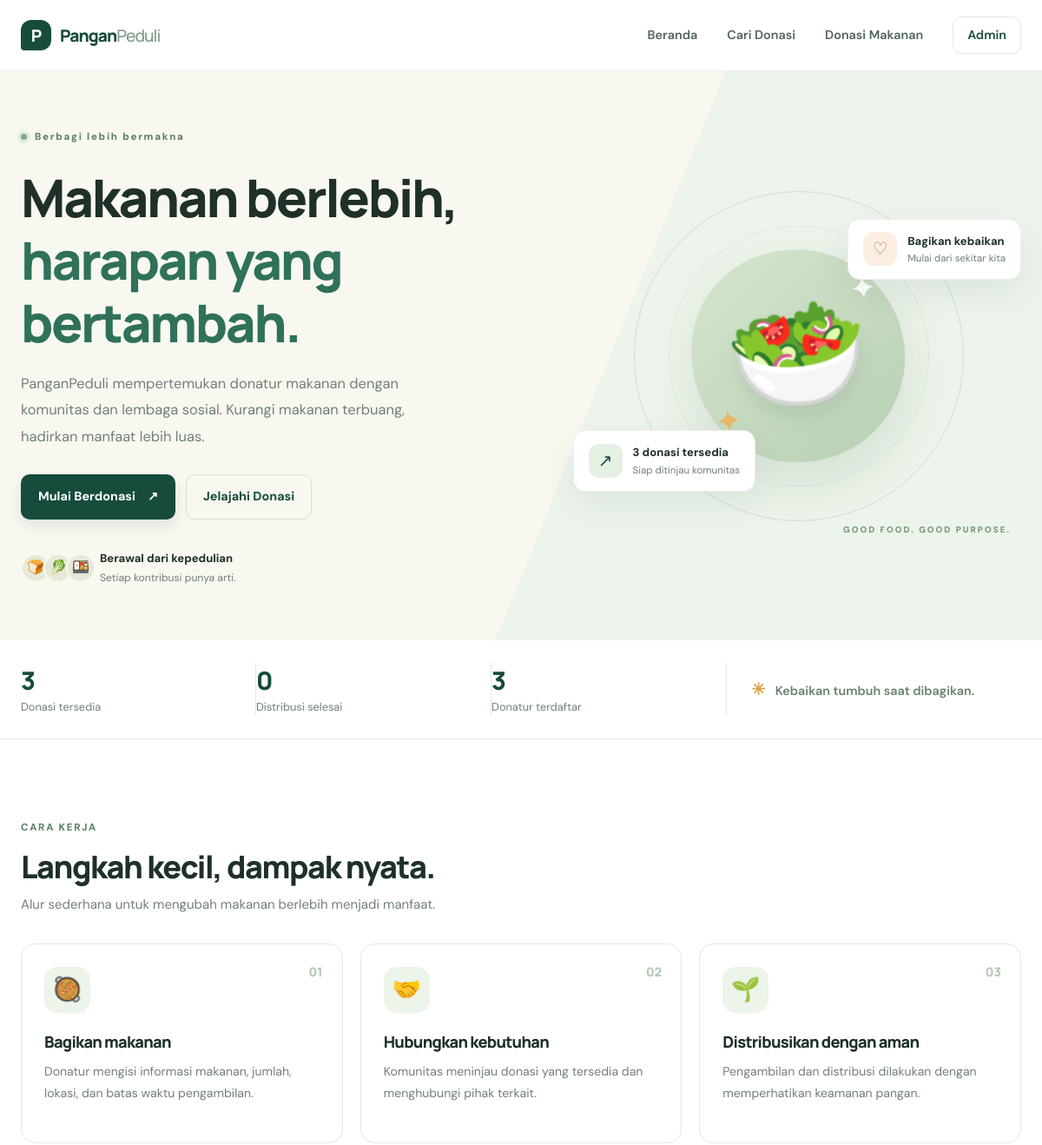
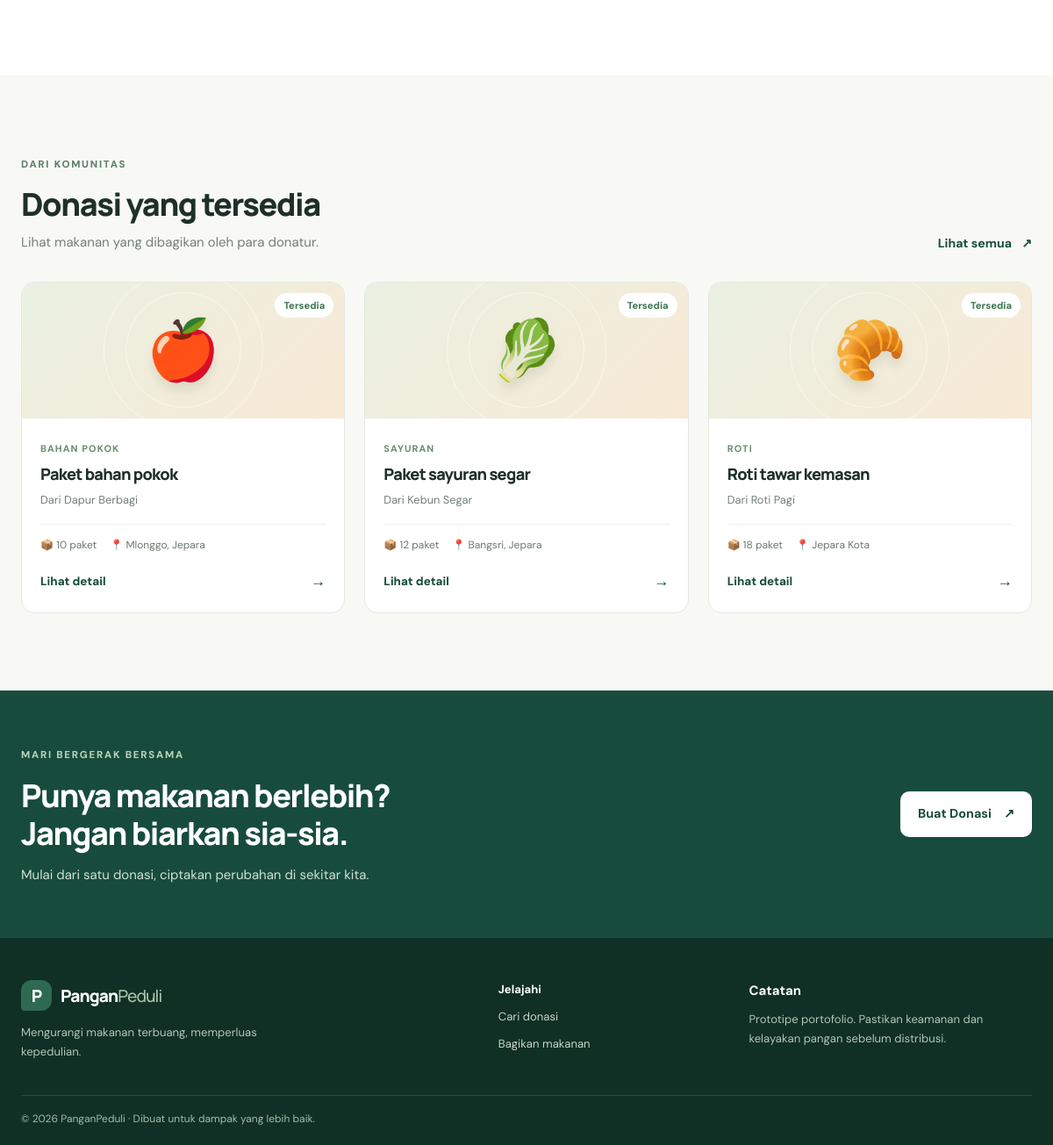
The page / on the database its author committed (2 pictures, top to bottom).
### tables this page shows
CREATE TABLE donations (
  id INT UNSIGNED AUTO_INCREMENT PRIMARY KEY,
  donor_name VARCHAR(100) NOT NULL,
  email VARCHAR(190) NOT NULL,
  title VARCHAR(120) NOT NULL,
  category ENUM('Buah','Sayuran','Roti','Makanan Siap Saji','Bahan Pokok','Lainnya') NOT NULL,
  quantity INT UNSIGNED NOT NULL,
  unit ENUM('porsi','paket','kg','buah','kotak','bungkus') NOT NULL DEFAULT 'porsi',
  location VARCHAR(180) NOT NULL,
  expiry_at DATETIME NOT NULL,
  description VARCHAR(1200) DEFAULT NULL,
  status ENUM('Tersedia','Dipesan','Diambil','Selesai','Ditolak') NOT NULL DEFAULT 'Tersedia',
  created_at TIMESTAMP DEFAULT CURRENT_TIMESTAMP,
  INDEX idx_status_expiry (status, expiry_at),
  INDEX idx_category (category),
  INDEX idx_created_at (created_at)
);

### includes/functions.php (called while the page is built, shortened)
<?php
function e(?string $value): string {
    return htmlspecialchars($value ?? '', ENT_QUOTES, 'UTF-8');
}

### index.php (the view, shortened to what this page needs)
<?php
require_once __DIR__ . '/config/database.php';
require_once __DIR__ . '/includes/functions.php';
$stats = ['available' => 0, 'completed' => 0, 'partners' => 0];
try {
    $stats['available'] = (int)$pdo->query("SELECT COUNT(*) FROM donations WHERE status = 'Tersedia' AND expiry_at > NOW()")->fetchColumn();
    $stats['completed'] = (int)$pdo->query("SELECT COUNT(*) FROM donations WHERE status = 'Selesai'")->fetchColumn();
    $stats['partners'] = (int)$pdo->query("SELECT COUNT(DISTINCT donor_name) FROM donations")->fetchColumn();
    $latest = $pdo->query("SELECT id, title, category, quantity, unit, location, expiry_at, donor_name FROM donations WHERE status='Tersedia' AND expiry_at > NOW() ORDER BY created_at DESC LIMIT 3")->fetchAll();
} catch (PDOException $e) { $latest = []; }
require __DIR__ . '/includes/header.php';
?>
<section class="hero">
  <div class="container hero-grid">
    <div class="hero-copy">
      <span class="eyebrow"><span class="dot"></span> Berbagi lebih bermakna</span>
      <h1>Makanan berlebih,<br><span>harapan yang bertambah.</span></h1>
      <p class="hero-lead">PanganPeduli mempertemukan donatur makanan dengan komunitas dan lembaga sosial. Kurangi makanan terbuang, hadirkan manfaat lebih luas.</p>
      <div class="hero-actions"><a class="btn btn-primary" href="buat-donasi.php">Mulai Berdonasi <span>↗</span></a><a class="btn btn-ghost" href="donasi.php">Jelajahi Donasi</a></div>
      <div class="hero-trust"><div class="avatar-stack"><span>🍞</span><span>🥬</span><span>🍱</span></div><span><strong>Berawal dari kepedulian</strong><br><small>Setiap kontribusi punya arti.</small></span></div>
    </div>
    <div class="hero-art">
      <div class="art-orbit orbit-one"></div><div class="art-orbit orbit-two"></div>
      <div class="food-illustration"><span class="food-emoji">🥗</span><span class="leaf leaf-one">✦</span><span class="leaf leaf-two">✦</span></div>
      <div class="floating-card floating-top"><span class="float-icon">♡</span><div><strong>Bagikan kebaikan</strong><small>Mulai dari sekitar kita</small></div></div>
      <div class="floating-card floating-bottom"><span class="float-icon green">↗</span><div><strong><?= number_format($stats['available']) ?> donasi tersedia</strong><small>Siap ditinjau komunitas</small></div></div>
      <span class="art-caption">GOOD FOOD. GOOD PURPOSE.</span>
    </div>
  </div>
</section>
<section class="stats-strip"><div class="container stats-grid">
  <div><span class="stat-number"><?= number_format($stats['available']) ?></span><span class="stat-label">Donasi tersedia</span></div>
  <div><span class="stat-number"><?= number_format($stats['completed']) ?></span><span class="stat-label">Distribusi selesai</span></div>
  <div><span class="stat-number"><?= number_format($stats['partners']) ?></span><span class="stat-label">Donatur terdaftar</span></div>
  <div class="stats-note"><span class="tiny-spark">✳</span> Kebaikan tumbuh saat dibagikan.</div>
</div></section>
<section class="section"><div class="container">
  <div class="section-heading"><div><span class="eyebrow">CARA KERJA</span><h2>Langkah kecil, dampak nyata.</h2><p>Alur sederhana untuk mengubah makanan berlebih menjadi manfaat.</p></div></div>
  <div class="steps-grid">
    <article class="step-card"><span class="step-num">01</span><div class="step-icon">🥘</div><h3>Bagikan makanan</h3><p>Donatur mengisi informasi makanan, jumlah, lokasi, dan batas waktu pengambilan.</p></article>
    <article class="step-card"><span class="step-num">02</span><div class="step-icon">🤝</div><h3>Hubungkan kebutuhan</h3><p>Komunitas meninjau donasi yang tersedia dan menghubungi pihak terkait.</p></article>
    <article class="step-card"><span class="step-num">03</span><div class="step-icon">🌱</div><h3>Distribusikan dengan aman</h3><p>Pengambilan dan distribusi dilakukan dengan memperhatikan keamanan pangan.</p></article>
  </div>
</div></section>
<section class="section section-tint"><div class="container">
  <div class="section-heading section-heading-row"><div><span class="eyebrow">DARI KOMUNITAS</span><h2>Donasi yang tersedia</h2><p>Lihat makanan yang dibagikan oleh para donatur.</p></div><a class="text-link" href="donasi.php">Lihat semua <span>↗</span></a></div>
  <div class="donation-grid">
  <?php if ($latest): foreach ($latest as $item): ?>
    <article class="donation-card"><div class="food-card-art <?= e(strtolower(str_replace(' ', '-', $item['category']))) ?>"><span><?= $item['category'] === 'Sayuran' ? '🥬' : ($item['category'] === 'Roti' ? '🥐' : ($item['category'] === 'Makanan Siap Saji' ? '🍱' : '🍎')) ?></span><span class="status-pill">Tersedia</span></div><div class="donation-body"><span class="category-label"><?= e($item['category']) ?></span><h3><?= e($item['title']) ?></h3><p class="donor-line">Dari <?= e($item['donor_name']) ?></p><div class="card-meta"><span>📦 <?= (int)$item['quantity'] . ' ' . e($item['unit']) ?></span><span>📍 <?= e($item['location']) ?></span></div><a class="card-link" href="donasi.php">Lihat detail <span>→</span></a></div></article>
  <?php endforeach; else: ?>
    <div class="empty-state"><span>🌾</span><h3>Donasi baru segera hadir</h3><p>Jadilah donatur pertama dan bantu makanan berlebih menjadi manfaat.</p><a class="btn btn-primary" href="buat-donasi.php">Bagikan makanan</a></div>
  <?php endif; ?>
  </div>
</div></section>
<section class="cta-section"><div class="container cta-inner"><div><span class="eyebrow eyebrow-light">MARI BERGERAK BERSAMA</span><h2>Punya makanan berlebih?<br>Jangan biarkan sia-sia.</h2><p>Mulai dari satu donasi, ciptakan perubahan di sekitar kita.</p></div><a class="btn btn-light" href="buat-donasi.php">Buat Donasi <span>↗</span></a></div></section>
<?php require __DIR__ . '/includes/footer.php'; ?>

### includes/header.php (shortened to what this page needs)
<?php
require_once __DIR__ . '/functions.php';
?>
<!doctype html>
<html lang="id">
<head>
  <link rel="stylesheet" href="assets/css/style.css">
</head>
<body>
<header class="site-header">
  <div class="container nav-wrap">
    <a class="brand" href="index.php"><span class="brand-mark">P</span><span>Pangan<span class="brand-light">Peduli</span></span></a>
    <nav class="main-nav" aria-label="Navigasi utama">
      <a href="index.php">Beranda</a>
      <a href="donasi.php">Cari Donasi</a>
      <a href="buat-donasi.php">Donasi Makanan</a>
      <a href="admin/login.php" class="nav-admin">Admin</a>
    </nav>
  </div>
</header>
<main>

### includes/footer.php
</main>
<footer class="site-footer">
  <div class="container footer-grid">
    <div><a class="brand footer-brand" href="index.php"><span class="brand-mark">P</span><span>Pangan<span class="brand-light">Peduli</span></span></a><p>Mengurangi makanan terbuang, memperluas kepedulian.</p></div>
    <div><strong>Jelajahi</strong><a href="donasi.php">Cari donasi</a><a href="buat-donasi.php">Bagikan makanan</a></div>
    <div><strong>Catatan</strong><p class="footer-note">Prototipe portofolio. Pastikan keamanan dan kelayakan pangan sebelum distribusi.</p></div>
  </div>
  <div class="container copyright">© <?= date('Y') ?> PanganPeduli · Dibuat untuk dampak yang lebih baik.</div>
</footer>
</body>
</html>

### rows shown on the page
donations: category "BAHAN POKOK", title "Paket bahan pokok", donor_name "Dapur Berbagi", quantity "10", unit "paket", location "Mlonggo, Jepara"
donations: category "SAYURAN", title "Paket sayuran segar", donor_name "Kebun Segar", quantity "12", unit "paket", location "Bangsri, Jepara"
donations: category "ROTI", title "Roti tawar kemasan", donor_name "Roti Pagi", quantity "18", unit "paket", location "Jepara Kota"

### other values the page prints
$stats['available'] "3"
$stats['completed'] "0"
$stats['partners'] "3"
